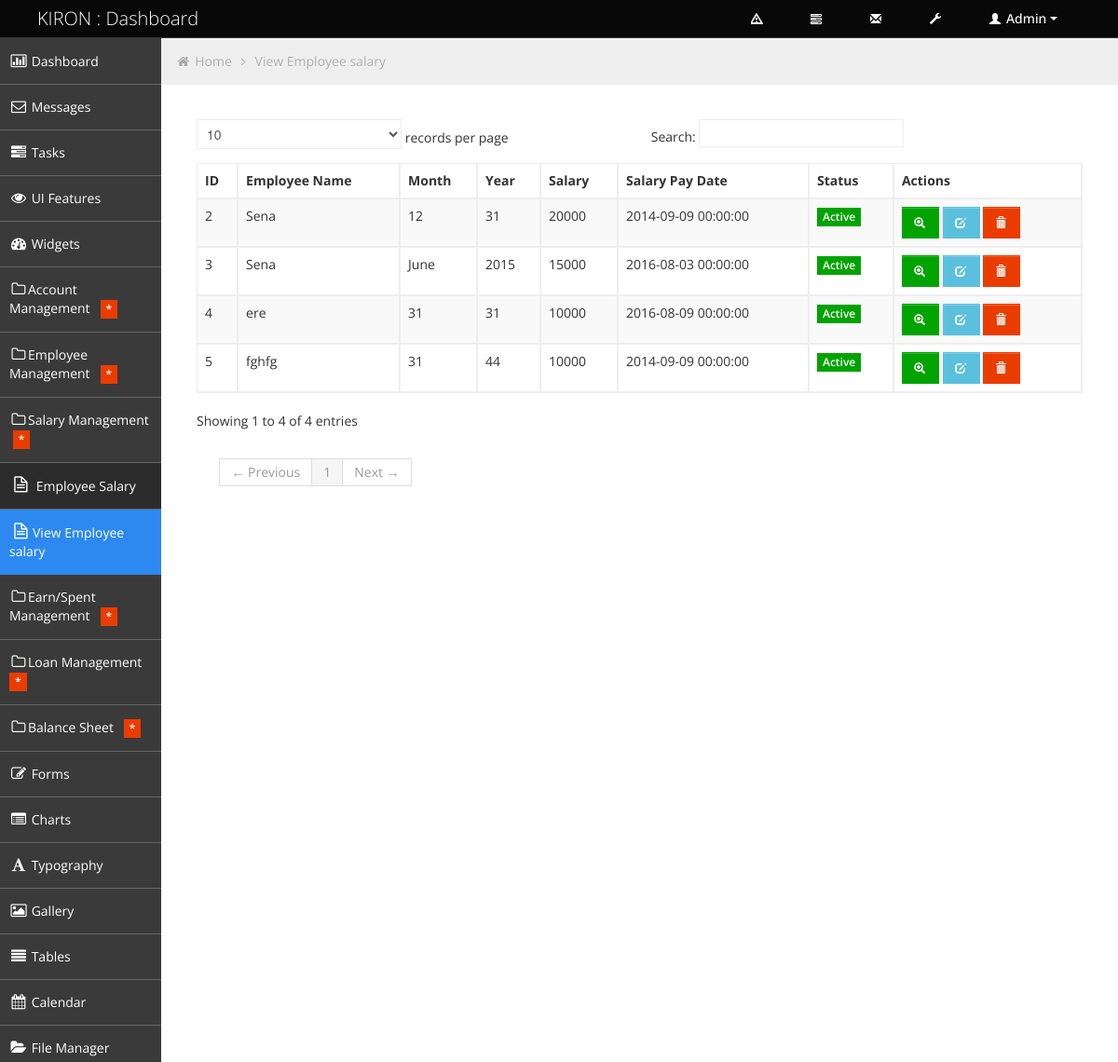
The app's page /management/view_employee_salary.php with its own data.
### tables this page shows
CREATE TABLE `employee_salary` (
  `salary_id` int(11) NOT NULL,
  `employee_id` int(11) NOT NULL,
  `month_name` varchar(12) NOT NULL,
  `year_name` int(4) NOT NULL,
  `salary_ammount` int(11) NOT NULL,
  `salary_pay_date` datetime NOT NULL
);

CREATE TABLE `employees` (
  `employee_id` int(11) NOT NULL,
  `employee_name` varchar(25) NOT NULL,
  `employee_fathers_name` varchar(25) NOT NULL,
  `employee_mothers_name` varchar(25) NOT NULL,
  `employee_birth_date` date NOT NULL,
  `gender_type` varchar(6) NOT NULL,
  `employee_mobile` varchar(15) NOT NULL,
  `employee_email` varchar(25) NOT NULL,
  `document_number` varchar(20) NOT NULL,
  `employee_present_address` varchar(50) NOT NULL,
  `employee_joining_date` date NOT NULL,
  `employee_designation` varchar(25) NOT NULL,
  `employee_salary` int(11) NOT NULL,
  `employee_photo` varchar(50) NOT NULL
);

### management/view_employee_salary.php (the view, shortened to what this page needs)
<!DOCTYPE html>
<html lang="en">
<head>
	<link id="bootstrap-style" href="css/bootstrap.min.css" rel="stylesheet">
	<link href="css/bootstrap-responsive.min.css" rel="stylesheet">
	<link id="base-style" href="css/style.css" rel="stylesheet">
	<link id="base-style-responsive" href="css/style-responsive.css" rel="stylesheet">
</head>
<body>
	<div class="navbar">
		<div class="navbar-inner">
			<div class="container-fluid">
				<a class="brand" href="index.php"><span>KIRON : Dashboard</span></a>
				<div class="nav-no-collapse header-nav">
					<ul class="nav pull-right">
						<li class="dropdown hidden-phone">
							<a class="btn dropdown-toggle" data-toggle="dropdown" href="#">
							</a>
						</li>
						<li class="dropdown hidden-phone">
							<a class="btn dropdown-toggle" data-toggle="dropdown" href="#">
							</a>
						</li>
						<li class="dropdown hidden-phone">
							<a class="btn dropdown-toggle" data-toggle="dropdown" href="#">
								<i class="halflings-icon white envelope"></i>
							</a>
						</li>
						<li>
							<a class="btn" href="#">
								<i class="halflings-icon white wrench"></i>
							</a>
						</li>
						<li class="dropdown">
							<a class="btn dropdown-toggle" data-toggle="dropdown" href="#">
								<i class="halflings-icon white user"></i> Admin
								<span class="caret"></span>
							</a>
						</li>
					</ul>
				</div>
			</div>
		</div>
	</div>
		<div class="container-fluid-full">
		<div class="row-fluid">
			<div id="sidebar-left" class="span2">
				<div class="nav-collapse sidebar-nav">
					<ul class="nav nav-tabs nav-stacked main-menu">
						<li><a href="index.php"><i class="icon-bar-chart"></i><span class="hidden-tablet"> Dashboard</span></a></li>
						<li><a href="messages.html"><i class="icon-envelope"></i><span class="hidden-tablet"> Messages</span></a></li>
						<li><a href="tasks.html"><i class="icon-tasks"></i><span class="hidden-tablet"> Tasks</span></a></li>
						<li><a href="ui.html"><i class="icon-eye-open"></i><span class="hidden-tablet"> UI Features</span></a></li>
						<li><a href="widgets.html"><i class="icon-dashboard"></i><span class="hidden-tablet"> Widgets</span></a></li>
						<li>
							<?php include('account_management.php');?>
						</li>
                        <li>
							<?php include('employee_management.php');?>
						</li>
                        <li>
							<?php include('salary_management.php');?>
						</li>
                        <li>
							<?php include('earn_spent_management.php');?>
						</li>
                        <li>
							<?php include('loan_management.php');?>
						</li>
                        <li>
							<?php include('balance_sheet_management.php');?>
						</li>
						<li><a href="form.html"><i class="icon-edit"></i><span class="hidden-tablet"> Forms</span></a></li>
						<li><a href="chart.html"><i class="icon-list-alt"></i><span class="hidden-tablet"> Charts</span></a></li>
						<li><a href="typography.html"><i class="icon-font"></i><span class="hidden-tablet"> Typography</span></a></li>
						<li><a href="gallery.html"><i class="icon-picture"></i><span class="hidden-tablet"> Gallery</span></a></li>
						<li><a href="table.php"><i class="icon-align-justify"></i><span class="hidden-tablet"> Tables</span></a></li>
						<li><a href="calendar.html"><i class="icon-calendar"></i><span class="hidden-tablet"> Calendar</span></a></li>
						<li><a href="file-manager.html"><i class="icon-folder-open"></i><span class="hidden-tablet"> File Manager</span></a></li>
					</ul>
				</div>
			</div>
			<div id="content" class="span10">
			<ul class="breadcrumb">
				<li>
					<i class="icon-home"></i>
					<a href="index.php">Home</a>
					<i class="icon-angle-right"></i>
				</li>
				<li><a href="#">View Employee salary</a></li>
			</ul>
	<?php
require('db_config.php');
 $sql =	"SELECT * FROM employee_salary, employees WHERE employees.employee_id = employee_salary.employee_id ";
 $result = mysqli_query($mysqli,$sql);
 ?>
 <div class="row-fluid sortable">
					<div class="box-content">
 <table border="2" class="table table-striped table-bordered bootstrap-datatable datatable">
  <thead>
 <tr><th>ID</th><th>Employee Name</th><th> Month</th><th> Year</th><th>Salary </th><th>Salary Pay Date </th><th>Status</th><th>Actions</th></tr>
</thead>
 <tbody>
<?php
 while($data = mysqli_fetch_array($result)){
 ?>
	 <tr>
     <td><?php echo $data['salary_id']?></td>
     <td><?php echo $data['employee_name']?></td>
     <td><?php echo $data['month_name']?></td>
     <td><?php echo $data['year_name']?></td>
	  <td><?php echo $data['salary_ammount']?></td>
	   <td><?php echo $data['salary_pay_date']?></td>
	    <td class="center">
									<span class="label label-success">Active</span>
								</td>
								<td class="center">
									<a class="btn btn-success" href="">
										<i class="halflings-icon white zoom-in"></i>
									</a>
									<a class="btn btn-info" href="edit_salary.php?id=<?php echo $data['employee_id'] ?>&emp_name=<?php echo $data['employee_name'] ?>">
										<i class="halflings-icon white edit"></i>
									</a>
									<a class="btn btn-danger" href="delete_salary.php?id=<?php echo $data['salary_id'] ?>">
										<i class="halflings-icon white trash"></i>
									</a>
								</td>
                 <?php }
?>	</tbody>
				 </table>
					</div>
	 </div>
			</div>
	</div>
		</div>
</body>
</html>

### management/css/style-responsive.css (style rules this page uses)
@media (min-width: 1200px) { .container-fluid-full { overflow: hidden; position: relative; height: 100%; } }
@media (min-width: 1200px) { #content { width: 85.578%; padding: 28px; margin: 0px 0px; margin-left: 14.422% !important; } }
@media (min-width: 1200px) { #sidebar-left { background: #3A3A3A; margin-left: 0px !important; position: absolute; height: 100%; } }
@media (min-width: 1200px) { .sidebar-nav > ul { margin: 0px; } }

### management/css/halflings.css (style rules this page uses)
html, html .halflings { -webkit-font-smoothing: antialiased !important; }
.halflings-icon { display: inline-block; width: 14px; height: 14px; line-height: 14px; vertical-align: text-top; background-image: url(../img/glyphicons_halflings.svg); background-position: 0 0; background-repeat: no-repeat; vertical-align: top; *display: inline; *zoom: 1; *margin-right: .3em; }
.halflings-icon.white { background-image: url(../img/glyphicons_halflings-white.svg); }
.halflings-icon.envelope { background-position: -72px 0; }
.halflings-icon.user { background-position: -168px 0; }
.halflings-icon.zoom-in { background-position: -336px 0; }
.halflings-icon.trash { background-position: -456px 0; }
.halflings-icon.edit { background-position: -96px -72px; }
.halflings-icon.wrench { background-position: -360px -144px; }

### records on screen
employee_salary: salary_id "2", employee.employee_name "Sena"
employee_salary: salary_id "3", employee.employee_name "Sena", month_name "June", year_name "2015", salary_ammount "15000", salary_pay_date "2016-08-03 00:00:00"
employee_salary: salary_id "4", employee.employee_name "ere", month_name "31", year_name "31", salary_ammount "10000", salary_pay_date "2016-08-09 00:00:00"
employee_salary: salary_id "5", employee.employee_name "fghfg", month_name "31", year_name "44", salary_ammount "10000", salary_pay_date "2014-09-09 00:00:00"
